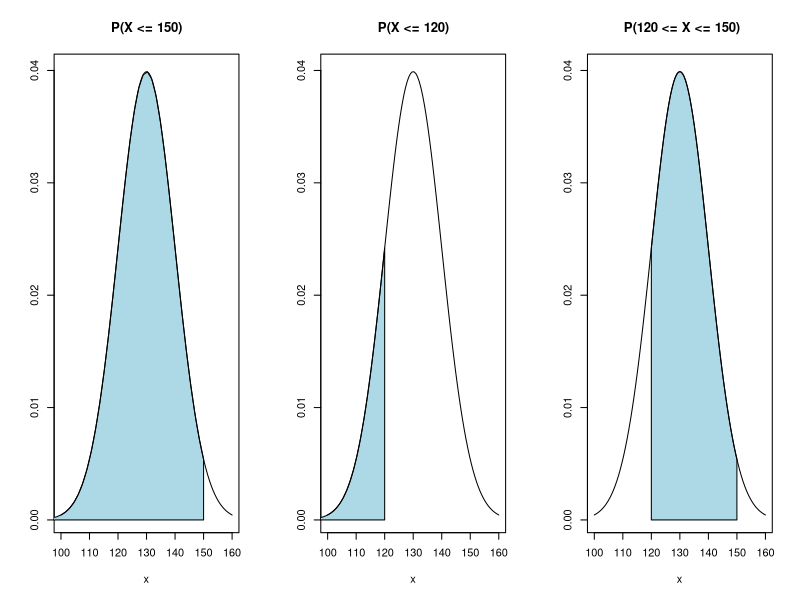
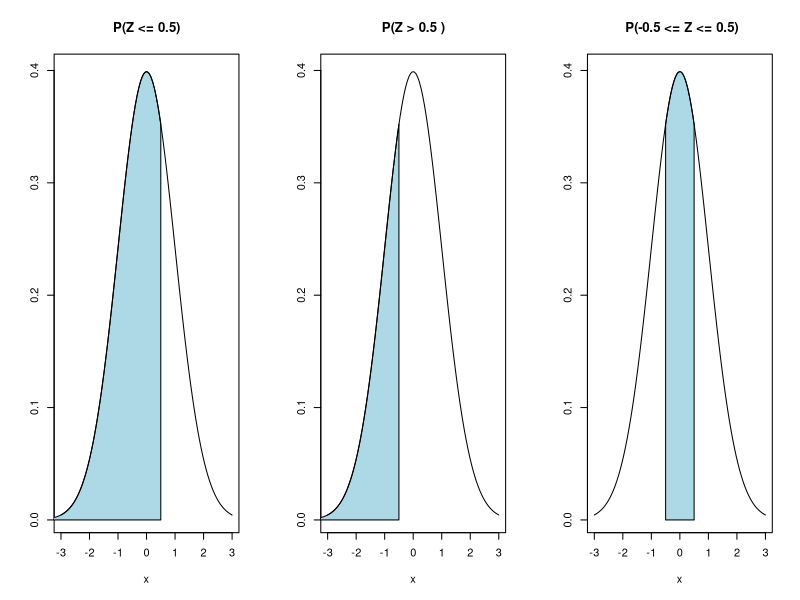
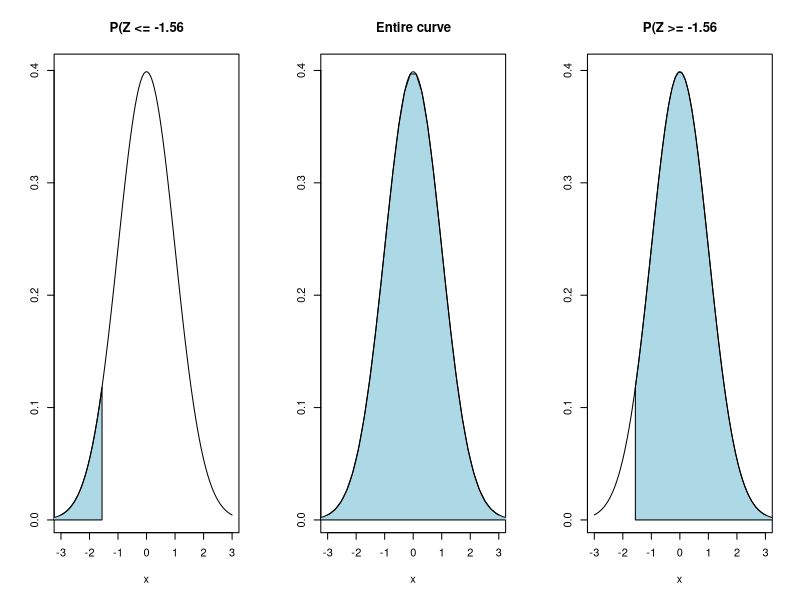
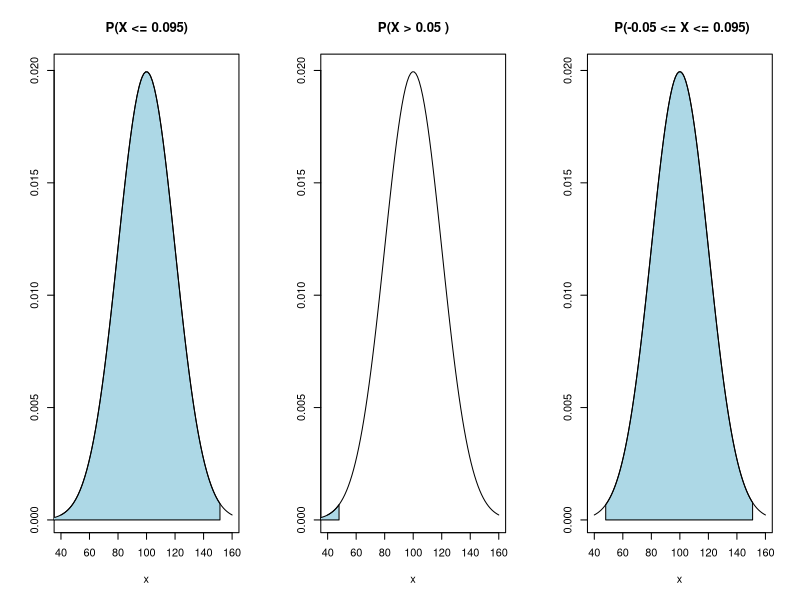
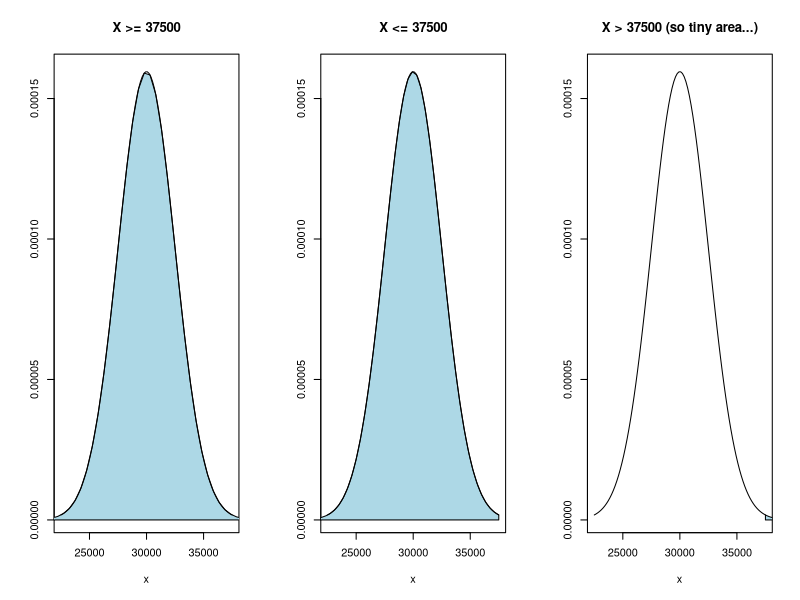

The R script that drew these images, in order:
## ---- chunk 1
normal_area <- function(mean = 0, sd = 1, lb, ub, acolor = "lightgray", main , xlab ="x", ...) {
  x <- seq(mean - 3 * sd, mean + 3 * sd, length = 100) 
  
  if (missing(lb)) {
    lb <- min(x)
  }
  if (missing(ub)) {
    ub <- max(x)
  }
  
  x2 <- seq(lb, ub, length = 100)    
  plot(x, dnorm(x, mean, sd), type = "n", ylab = "", main = main, xlab = xlab)
  
  y <- dnorm(x2, mean, sd)
  polygon(c(lb, x2, ub), c(0, y, 0), col = "lightblue")
  lines(x, dnorm(x, mean, sd), type = "l", ...)
}
## ---- chunk 2
# Demo 
par(mfrow = c(1, 3))
normal_area(mean = 130, sd = 10, lb = 0, ub = 150, main = "P(X <= 150)")
normal_area(mean = 130, sd = 10, lb = 0, ub = 120,  main = "P(X <= 120)")
normal_area(mean = 130, sd = 10, lb = 120, ub = 150, main =  " P(120 <= X <= 150)" )
## ---- chunk 3
lower <- pnorm(mean = 0, sd = 1, q =  -0.5)
upper <- pnorm(mean = 0, sd = 1, q =  0.5)
## ---- chunk 4
upper - lower 
## ---- chunk 5
par(mfrow = c(1, 3))
normal_area(mean = 0, sd = 1, lb = -5, ub =  0.5, main = "P(Z <= 0.5)")
normal_area(mean = 0, sd = 1, lb = -5, ub = -0.5,  main = "P(Z > 0.5 )")
normal_area(mean = 0, sd = 1, lb = -0.5, ub = 0.5, main =  " P(-0.5 <= Z <= 0.5)" )
## ---- chunk 6
lower <- pnorm(mean = 0, sd = 1, q =  -1.56)

1-lower
## ---- chunk 7
par(mfrow = c(1, 3))
normal_area(mean = 0, sd = 1, lb = -10, ub =  -1.56, main = "P(Z <= -1.56")
normal_area(mean = 0, sd = 1, lb = -10, ub = 10,  main = "Entire curve")
normal_area(mean = 0, sd = 1, lb = -1.56, ub = 10, main =  "P(Z >= -1.56") 
## ---- chunk 8
qnorm(mean = 100, sd = 20, p =  0.995)
qnorm(mean = 100, sd = 20, p =  0.005)
## ---- chunk 9
par(mfrow = c(1, 3))
myMean = 100; mySd= 20
normal_area(mean = myMean, sd = mySd, lb = 0, ub =  151.5, main = "P(X <= 0.095)")
normal_area(mean = myMean, sd = mySd, lb = 0, ub = 48,  main = "P(X > 0.05 )")
normal_area(mean = myMean, sd = mySd, lb = 48, ub = 151, main =  " P(-0.05 <= X <= 0.095)" )

## ---- chunk 10
  1-pnorm(mean = 30000, sd = 2500, q=37500)
## ---- chunk 11
par(mfrow = c(1,3))
myMean = 30000; mySd= 2500
normal_area(mean = myMean, sd = mySd, lb = 0, ub =  50000, main = "X >= 37500")
normal_area(mean = myMean, sd = mySd, lb = 0, ub =  37500, main = "X <= 37500")
normal_area(mean = myMean, sd = mySd, lb = 37500, ub =  40000, main = "X > 37500 (so tiny area...)")

## ---- chunk 12
lower <- pnorm(mean = 0, sd = 1, q =  -2)
upper <- pnorm(mean = 0, sd = 1, q =  2)

upper - lower 
